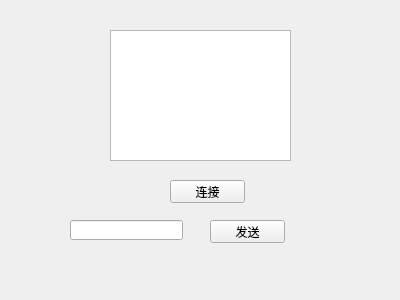
<?xml version="1.0" encoding="UTF-8"?>
<ui version="4.0">
 <class>TcpClient</class>
 <widget class="QWidget" name="TcpClient">
  <property name="geometry">
   <rect>
    <x>0</x>
    <y>0</y>
    <width>400</width>
    <height>300</height>
   </rect>
  </property>
  <property name="windowTitle">
   <string>Form</string>
  </property>
  <widget class="QTextEdit" name="textEdit">
   <property name="geometry">
    <rect>
     <x>110</x>
     <y>30</y>
     <width>181</width>
     <height>131</height>
    </rect>
   </property>
  </widget>
  <widget class="QLineEdit" name="lineEdit">
   <property name="geometry">
    <rect>
     <x>70</x>
     <y>220</y>
     <width>113</width>
     <height>20</height>
    </rect>
   </property>
  </widget>
  <widget class="QPushButton" name="pushButton">
   <property name="geometry">
    <rect>
     <x>210</x>
     <y>220</y>
     <width>75</width>
     <height>23</height>
    </rect>
   </property>
   <property name="text">
    <string>发送</string>
   </property>
  </widget>
  <widget class="QPushButton" name="pushButton_2">
   <property name="geometry">
    <rect>
     <x>170</x>
     <y>180</y>
     <width>75</width>
     <height>23</height>
    </rect>
   </property>
   <property name="text">
    <string>连接</string>
   </property>
  </widget>
 </widget>
 <resources/>
 <connections/>
</ui>
